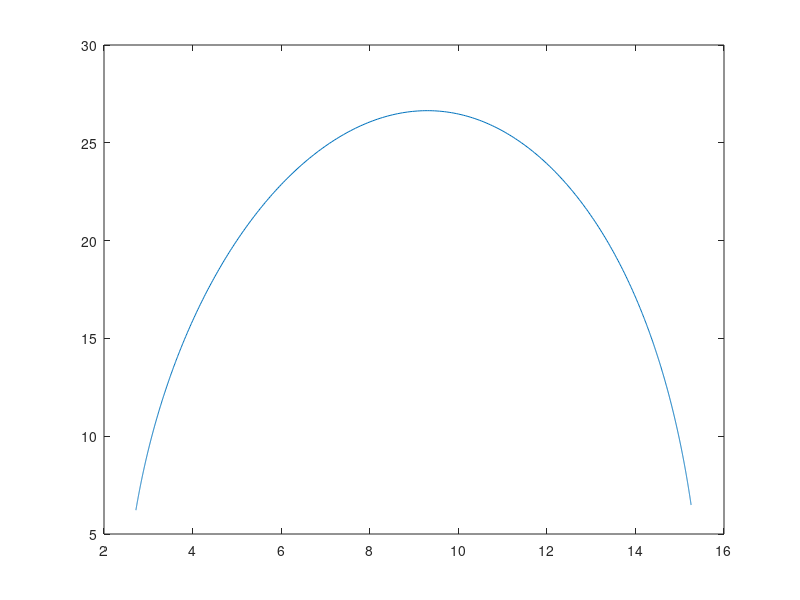
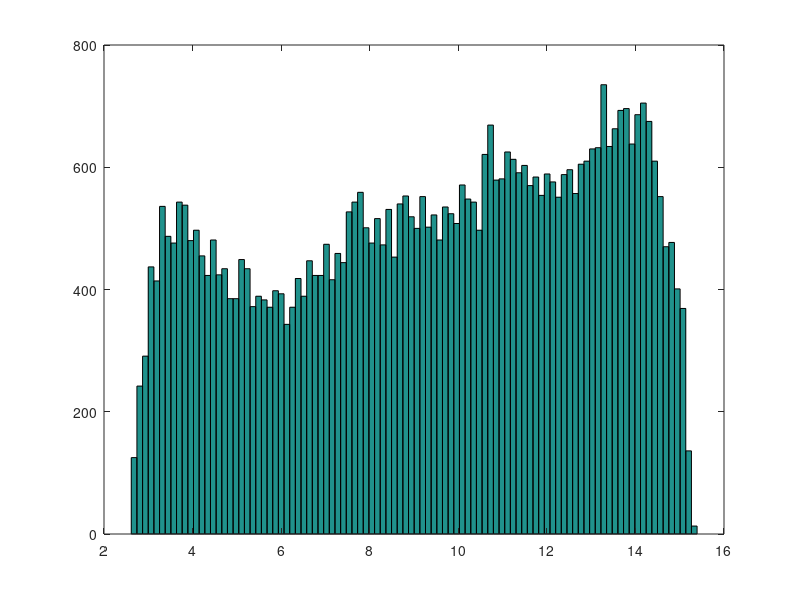

These figures' MATLAB source, in order:
clear all
close all

%Do a single energy matrix first

% Create a random emat
L = 20;
e_bj = rand(4,L);

% Plot betas vs es
betas = linspace(-20, 20, 1000);
log_rhos = [];
for i=1:numel(betas)
    beta = betas(i);
    Evals(i,1) = sum(sum(e_bj.*exp(-beta.*e_bj))./sum(exp(-beta.*e_bj)));
    logZ = sum(log(sum(exp(-beta*e_bj))));
    expect_e = sum(sum(e_bj.*exp(-beta.*e_bj))./sum(exp(-beta.*e_bj)));
    expect_esq = sum(sum(e_bj.^2.*exp(-beta.*e_bj))./sum(exp(-beta.*e_bj)));
    expect_desq = expect_esq - sum(sum(e_bj.*exp(-beta.*e_bj)).^2./sum(exp(-beta.*e_bj)).^2);
    log_rhos(i,1) = beta*expect_e + logZ - .5*log(2*pi*expect_desq);
end
minE = min(Evals);
maxE = max(Evals);

figure('windowstyle', 'docked')
plot(Evals, log_rhos);

% Initialize sequence at minimum energy
s0 = zeros(4,L);
s0 = e_bj == repmat(min(e_bj), 4, 1);
%for i=1:L
%    s0(randsample(4,1),i) = 1;
%end
%s0 = (1/4)*ones(4,L);

% Montecarlo in space of sequences
N = 50000;
s_old = s0;
logp_old = -Inf;
beta_old = 0;
es = zeros(N,1);
E_old = 0;
figure('windowstyle', 'docked')
for n=1:N
    
    % Perturb sequence
    s = s_old;
    for k=1:1
        i = randsample(L,1);
        b = randsample(4,1);
        s(:,i) = 0;
        s(b,i) = 1;
    end
    
    % Compute sequence energy
    E = sum(s(:).*e_bj(:));
    
    % Determine beta
    %fun = @(beta) beta_conditions(beta, E, e_bj);
    %beta = fzero(fun, beta_old);
    k = dsearchn(Evals,E);
    beta = betas(k);
    
    % Compute density of states
    Z = prod(sum(exp(-beta*e_bj)));
    expect_e = sum(sum(e_bj.*exp(-beta.*e_bj))./sum(exp(-beta.*e_bj)));
    expect_esq = sum(sum(e_bj.^2.*exp(-beta.*e_bj))./sum(exp(-beta.*e_bj)));
    expect_desq = expect_esq - sum(sum(e_bj.*exp(-beta.*e_bj)).^2./sum(exp(-beta.*e_bj)).^2);
    log_rho = beta*E + log(Z) - .5*log(2*pi*expect_desq);
    
    logp_new = -log_rho;
    
    if rand() < exp(logp_new - logp_old) && E > minE && E < maxE;
        E_old = E;
        s_old = s;
        beta_old = beta;
        logp_old = logp_new;
    end 
    es(n,1) = E;
    
    if mod(n,1000)==0
        disp(['MCMC, step ' num2str(n)])
        hist(es(1:n),100)
        drawnow;
    end
end
    